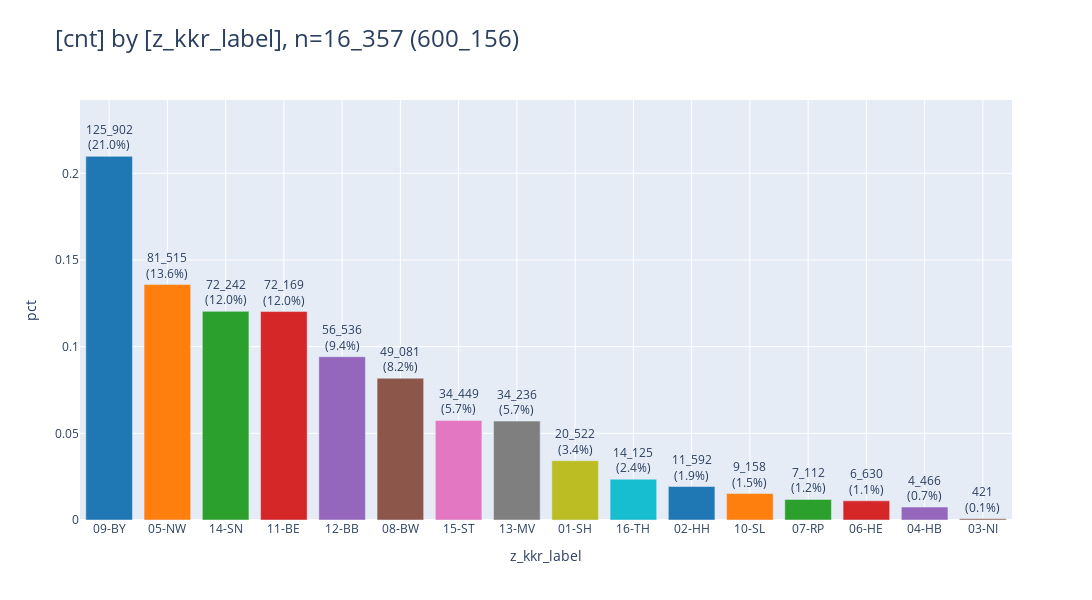

The notebook cell this image was saved under:
### Code cell
_df = df_facets[
    [
        "z_kkr_label",
        "cnt",
    ]
]
_df

_ = pls.plot_bars(
    _df,
    height=600,
    width=1200,
    sort_values=True,
    # renderer="png",
)

### Figure 1 — Plotly figure (JSON) as saved in the notebook; plotly's stock layout.template omitted (floating-point values rounded to 4 significant figures)
{"data": [{"error_y": {"thickness": 5}, "hovertemplate": "z_kkr_label=%{x}<br>pct=%{y}<br>cnt_pct_str=%{text}<extra></extra>", "legendgroup": "09-BY", "marker": {"color": "#1F77B4", "pattern": {"shape": ""}}, "name": "09-BY", "orientation": "v", "showlegend": true, "text": ["125_902<br>(21.0%)"], "textposition": "outside", "type": "bar", "x": ["09-BY"], "xaxis": "x", "y": [0.2098], "yaxis": "y"}, {"error_y": {"thickness": 5}, "hovertemplate": "z_kkr_label=%{x}<br>pct=%{y}<br>cnt_pct_str=%{text}<extra></extra>", "legendgroup": "05-NW", "marker": {"color": "#FF7F0E", "pattern": {"shape": ""}}, "name": "05-NW", "orientation": "v", "showlegend": true, "text": ["81_515<br>(13.6%)"], "textposition": "outside", "type": "bar", "x": ["05-NW"], "xaxis": "x", "y": [0.1358], "yaxis": "y"}, {"error_y": {"thickness": 5}, "hovertemplate": "z_kkr_label=%{x}<br>pct=%{y}<br>cnt_pct_str=%{text}<extra></extra>", "legendgroup": "14-SN", "marker": {"color": "#2CA02C", "pattern": {"shape": ""}}, "name": "14-SN", "orientation": "v", "showlegend": true, "text": ["72_242<br>(12.0%)"], "textposition": "outside", "type": "bar", "x": ["14-SN"], "xaxis": "x", "y": [0.1204], "yaxis": "y"}, {"error_y": {"thickness": 5}, "hovertemplate": "z_kkr_label=%{x}<br>pct=%{y}<br>cnt_pct_str=%{text}<extra></extra>", "legendgroup": "11-BE", "marker": {"color": "#D62728", "pattern": {"shape": ""}}, "name": "11-BE", "orientation": "v", "showlegend": true, "text": ["72_169<br>(12.0%)"], "textposition": "outside", "type": "bar", "x": ["11-BE"], "xaxis": "x", "y": [0.1203], "yaxis": "y"}, {"error_y": {"thickness": 5}, "hovertemplate": "z_kkr_label=%{x}<br>pct=%{y}<br>cnt_pct_str=%{text}<extra></extra>", "legendgroup": "12-BB", "marker": {"color": "#9467BD", "pattern": {"shape": ""}}, "name": "12-BB", "orientation": "v", "showlegend": true, "text": ["56_536<br>(9.4%)"], "textposition": "outside", "type": "bar", "x": ["12-BB"], "xaxis": "x", "y": [0.0942], "yaxis": "y"}, {"error_y": {"thickness": 5}, "hovertemplate": "z_kkr_label=%{x}<br>pct=%{y}<br>cnt_pct_str=%{text}<extra></extra>", "legendgroup": "08-BW", "marker": {"color": "#8C564B", "pattern": {"shape": ""}}, "name": "08-BW", "orientation": "v", "showlegend": true, "text": ["49_081<br>(8.2%)"], "textposition": "outside", "type": "bar", "x": ["08-BW"], "xaxis": "x", "y": [0.08178], "yaxis": "y"}, {"error_y": {"thickness": 5}, "hovertemplate": "z_kkr_label=%{x}<br>pct=%{y}<br>cnt_pct_str=%{text}<extra></extra>", "legendgroup": "15-ST", "marker": {"color": "#E377C2", "pattern": {"shape": ""}}, "name": "15-ST", "orientation": "v", "showlegend": true, "text": ["34_449<br>(5.7%)"], "textposition": "outside", "type": "bar", "x": ["15-ST"], "xaxis": "x", "y": [0.0574], "yaxis": "y"}, {"error_y": {"thickness": 5}, "hovertemplate": "z_kkr_label=%{x}<br>pct=%{y}<br>cnt_pct_str=%{text}<extra></extra>", "legendgroup": "13-MV", "marker": {"color": "#7F7F7F", "pattern": {"shape": ""}}, "name": "13-MV", "orientation": "v", "showlegend": true, "text": ["34_236<br>(5.7%)"], "textposition": "outside", "type": "bar", "x": ["13-MV"], "xaxis": "x", "y": [0.05705], "yaxis": "y"}, {"error_y": {"thickness": 5}, "hovertemplate": "z_kkr_label=%{x}<br>pct=%{y}<br>cnt_pct_str=%{text}<extra></extra>", "legendgroup": "01-SH", "marker": {"color": "#BCBD22", "pattern": {"shape": ""}}, "name": "01-SH", "orientation": "v", "showlegend": true, "text": ["20_522<br>(3.4%)"], "textposition": "outside", "type": "bar", "x": ["01-SH"], "xaxis": "x", "y": [0.03419], "yaxis": "y"}, {"error_y": {"thickness": 5}, "hovertemplate": "z_kkr_label=%{x}<br>pct=%{y}<br>cnt_pct_str=%{text}<extra></extra>", "legendgroup": "16-TH", "marker": {"color": "#17BECF", "pattern": {"shape": ""}}, "name": "16-TH", "orientation": "v", "showlegend": true, "text": ["14_125<br>(2.4%)"], "textposition": "outside", "type": "bar", "x": ["16-TH"], "xaxis": "x", "y": [0.02354], "yaxis": "y"}, {"error_y": {"thickness": 5}, "hovertemplate": "z_kkr_label=%{x}<br>pct=%{y}<br>cnt_pct_str=%{text}<extra></extra>", "legendgroup": "02-HH", "marker": {"color": "#1F77B4", "pattern": {"shape": ""}}, "name": "02-HH", "orientation": "v", "showlegend": true, "text": ["11_592<br>(1.9%)"], "textposition": "outside", "type": "bar", "x": ["02-HH"], "xaxis": "x", "y": [0.01931], "yaxis": "y"}, {"error_y": {"thickness": 5}, "hovertemplate": "z_kkr_label=%{x}<br>pct=%{y}<br>cnt_pct_str=%{text}<extra></extra>", "legendgroup": "10-SL", "marker": {"color": "#FF7F0E", "pattern": {"shape": ""}}, "name": "10-SL", "orientation": "v", "showlegend": true, "text": ["9_158<br>(1.5%)"], "textposition": "outside", "type": "bar", "x": ["10-SL"], "xaxis": "x", "y": [0.01526], "yaxis": "y"}, {"error_y": {"thickness": 5}, "hovertemplate": "z_kkr_label=%{x}<br>pct=%{y}<br>cnt_pct_str=%{text}<extra></extra>", "legendgroup": "07-RP", "marker": {"color": "#2CA02C", "pattern": {"shape": ""}}, "name": "07-RP", "orientation": "v", "showlegend": true, "text": ["7_112<br>(1.2%)"], "textposition": "outside", "type": "bar", "x": ["07-RP"], "xaxis": "x", "y": [0.01185], "yaxis": "y"}, {"error_y": {"thickness": 5}, "hovertemplate": "z_kkr_label=%{x}<br>pct=%{y}<br>cnt_pct_str=%{text}<extra></extra>", "legendgroup": "06-HE", "marker": {"color": "#D62728", "pattern": {"shape": ""}}, "name": "06-HE", "orientation": "v", "showlegend": true, "text": ["6_630<br>(1.1%)"], "textposition": "outside", "type": "bar", "x": ["06-HE"], "xaxis": "x", "y": [0.01105], "yaxis": "y"}, {"error_y": {"thickness": 5}, "hovertemplate": "z_kkr_label=%{x}<br>pct=%{y}<br>cnt_pct_str=%{text}<extra></extra>", "legendgroup": "04-HB", "marker": {"color": "#9467BD", "pattern": {"shape": ""}}, "name": "04-HB", "orientation": "v", "showlegend": true, "text": ["4_466<br>(0.7%)"], "textposition": "outside", "type": "bar", "x": ["04-HB"], "xaxis": "x", "y": [0.007441], "yaxis": "y"}, {"error_y": {"thickness": 5}, "hovertemplate": "z_kkr_label=%{x}<br>pct=%{y}<br>cnt_pct_str=%{text}<extra></extra>", "legendgroup": "03-NI", "marker": {"color": "#8C564B", "pattern": {"shape": ""}}, "name": "03-NI", "orientation": "v", "showlegend": true, "text": ["421<br>(0.1%)"], "textposition": "outside", "type": "bar", "x": ["03-NI"], "xaxis": "x", "y": [0.0007015], "yaxis": "y"}], "layout": {"barmode": "relative", "height": 600, "legend": {"title": {"text": "z_kkr_label"}, "tracegroupgap": 0}, "showlegend": false, "title": {"font": {"size": 24}, "text": "[cnt] by [z_kkr_label], n=16_357 (600_156)", "xanchor": "left", "y": 0.95, "yanchor": "top"}, "width": 1200, "xaxis": {"anchor": "y", "categoryarray": ["09-BY", "05-NW", "14-SN", "11-BE", "12-BB", "08-BW", "15-ST", "13-MV", "01-SH", "16-TH", "02-HH", "10-SL", "07-RP", "06-HE", "04-HB", "03-NI"], "categoryorder": "total descending", "domain": [0, 1], "gridwidth": 1, "showgrid": true, "title": {"text": "z_kkr_label"}}, "yaxis": {"anchor": "x", "domain": [0, 1], "dtick": 0.05, "gridwidth": 1, "range": [0, 0.2423], "showgrid": true, "title": {"text": "pct"}}}}
